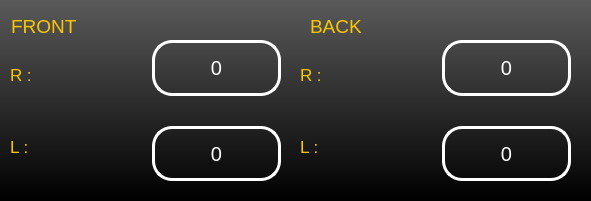
      <widget class="QWidget" name="vibration_widget_2" native="true">
       <property name="geometry">
        <rect>
         <x>1250</x>
         <y>190</y>
         <width>591</width>
         <height>201</height>
        </rect>
       </property>
       <property name="styleSheet">
        <string notr="true">border-radius:20%;
background-color:qlineargradient(spread:pad, x1:1, y1:1, x2:1, y2:0, stop:0 rgba(0, 0, 0, 255), stop:1 rgba(90, 90, 90, 255));
color:white;
</string>
       </property>
       <widget class="QWidget" name="vibration_front_widget_2" native="true">
        <property name="geometry">
         <rect>
          <x>10</x>
          <y>40</y>
          <width>271</width>
          <height>141</height>
         </rect>
        </property>
        <property name="styleSheet">
         <string notr="true">border-radius:20%;
background-color:none</string>
        </property>
        <layout class="QVBoxLayout" name="verticalLayout_20">
         <item>
          <layout class="QHBoxLayout" name="horizontalLayout_9">
           <property name="spacing">
            <number>12</number>
           </property>
           <property name="leftMargin">
            <number>0</number>
           </property>
           <property name="rightMargin">
            <number>0</number>
           </property>
           <property name="bottomMargin">
            <number>0</number>
           </property>
           <item>
            <layout class="QVBoxLayout" name="verticalLayout_21">
             <property name="spacing">
              <number>4</number>
             </property>
             <property name="rightMargin">
              <number>11</number>
             </property>
             <item>
              <widget class="QLabel" name="ACCELERATION_x_6">
               <property name="font">
                <font>
                 <pointsize>13</pointsize>
                </font>
               </property>
               <property name="styleSheet">
                <string notr="true">
background-color: qlineargradient(spread:pad, x1:0, y1:0, x2:1, y2:1, stop:0.00526316 rgba(16, 7, 13, 0), stop:0.7 rgba(0, 0, 0, 0), stop:0.926316 rgba(253, 208, 60, 0));
color: #fdc600;</string>
               </property>
               <property name="text">
                <string>R :</string>
               </property>
              </widget>
             </item>
             <item>
              <widget class="QLabel" name="ACCELERATION_y_6">
               <property name="font">
                <font>
                 <pointsize>13</pointsize>
                </font>
               </property>
               <property name="styleSheet">
                <string notr="true">
background-color: qlineargradient(spread:pad, x1:0, y1:0, x2:1, y2:1, stop:0.00526316 rgba(16, 7, 13, 0), stop:0.7 rgba(0, 0, 0, 0), stop:0.926316 rgba(253, 208, 60, 0));
color: #fdc600;</string>
               </property>
               <property name="text">
                <string>L :</string>
               </property>
              </widget>
             </item>
            </layout>
           </item>
           <item>
            <layout class="QVBoxLayout" name="verticalLayout_22">
             <property name="spacing">
              <number>30</number>
             </property>
             <item>
              <widget class="QLabel" name="x_on_veri_3">
               <property name="font">
                <font>
                 <pointsize>15</pointsize>
                </font>
               </property>
               <property name="styleSheet">
                <string notr="true">border:3px solid #fff;

border-radius:20%</string>
               </property>
               <property name="text">
                <string>0</string>
               </property>
               <property name="alignment">
                <set>Qt::AlignCenter</set>
               </property>
              </widget>
             </item>
             <item>
              <widget class="QLabel" name="y_on_veri_3">
               <property name="font">
                <font>
                 <pointsize>15</pointsize>
                </font>
               </property>
               <property name="styleSheet">
                <string notr="true">border:3px solid #fff;

border-radius:20%</string>
               </property>
               <property name="text">
                <string>0</string>
               </property>
               <property name="alignment">
                <set>Qt::AlignCenter</set>
               </property>
              </widget>
             </item>
            </layout>
           </item>
          </layout>
         </item>
        </layout>
       </widget>
       <widget class="QWidget" name="vibration_back_widget_2" native="true">
        <property name="geometry">
         <rect>
          <x>300</x>
          <y>40</y>
          <width>271</width>
          <height>141</height>
         </rect>
        </property>
        <property name="styleSheet">
         <string notr="true">border-radius:20%;
background-color:none
</string>
        </property>
        <layout class="QVBoxLayout" name="verticalLayout_23">
         <item>
          <layout class="QHBoxLayout" name="horizontalLayout_10">
           <property name="spacing">
            <number>12</number>
           </property>
           <property name="leftMargin">
            <number>0</number>
           </property>
           <property name="rightMargin">
            <number>0</number>
           </property>
           <property name="bottomMargin">
            <number>0</number>
           </property>
           <item>
            <layout class="QVBoxLayout" name="verticalLayout_24">
             <property name="spacing">
              <number>4</number>
             </property>
             <property name="rightMargin">
              <number>11</number>
             </property>
             <item>
              <widget class="QLabel" name="ACCELERATION_x_7">
               <property name="font">
                <font>
                 <pointsize>13</pointsize>
                </font>
               </property>
               <property name="styleSheet">
                <string notr="true">
background-color: qlineargradient(spread:pad, x1:0, y1:0, x2:1, y2:1, stop:0.00526316 rgba(16, 7, 13, 0), stop:0.7 rgba(0, 0, 0, 0), stop:0.926316 rgba(253, 208, 60, 0));
color: #fdc600;</string>
               </property>
               <property name="text">
                <string>R :</string>
               </property>
              </widget>
             </item>
             <item>
              <widget class="QLabel" name="ACCELERATION_y_7">
               <property name="font">
                <font>
                 <pointsize>13</pointsize>
                </font>
               </property>
               <property name="styleSheet">
                <string notr="true">
background-color: qlineargradient(spread:pad, x1:0, y1:0, x2:1, y2:1, stop:0.00526316 rgba(16, 7, 13, 0), stop:0.7 rgba(0, 0, 0, 0), stop:0.926316 rgba(253, 208, 60, 0));
color: #fdc600;</string>
               </property>
               <property name="text">
                <string>L :</string>
               </property>
              </widget>
             </item>
            </layout>
           </item>
           <item>
            <layout class="QVBoxLayout" name="verticalLayout_25">
             <property name="spacing">
              <number>30</number>
             </property>
             <item>
              <widget class="QLabel" name="x_arka_veri_3">
               <property name="font">
                <font>
                 <pointsize>15</pointsize>
                </font>
               </property>
               <property name="styleSheet">
                <string notr="true">border:3px solid #fff;

border-radius:20%</string>
               </property>
               <property name="text">
                <string>0</string>
               </property>
               <property name="alignment">
                <set>Qt::AlignCenter</set>
               </property>
              </widget>
             </item>
             <item>
              <widget class="QLabel" name="y_arka_veri_3">
               <property name="font">
                <font>
                 <pointsize>15</pointsize>
                </font>
               </property>
               <property name="styleSheet">
                <string notr="true">border:3px solid #fff;

border-radius:20%</string>
               </property>
               <property name="text">
                <string>0</string>
               </property>
               <property name="alignment">
                <set>Qt::AlignCenter</set>
               </property>
              </widget>
             </item>
            </layout>
           </item>
          </layout>
         </item>
        </layout>
       </widget>
       <widget class="QLabel" name="front_2">
        <property name="geometry">
         <rect>
          <x>11</x>
          <y>11</y>
          <width>111</width>
          <height>31</height>
         </rect>
        </property>
        <property name="font">
         <font>
          <pointsize>14</pointsize>
         </font>
        </property>
        <property name="styleSheet">
         <string notr="true">
background-color: qlineargradient(spread:pad, x1:0, y1:0, x2:1, y2:1, stop:0.00526316 rgba(16, 7, 13, 0), stop:0.7 rgba(0, 0, 0, 0), stop:0.926316 rgba(253, 208, 60, 0));
color: #fdc600;</string>
        </property>
        <property name="text">
         <string>FRONT</string>
        </property>
       </widget>
       <widget class="QLabel" name="back_2">
        <property name="geometry">
         <rect>
          <x>310</x>
          <y>11</y>
          <width>131</width>
          <height>31</height>
         </rect>
        </property>
        <property name="font">
         <font>
          <pointsize>14</pointsize>
         </font>
        </property>
        <property name="styleSheet">
         <string notr="true">
background-color: qlineargradient(spread:pad, x1:0, y1:0, x2:1, y2:1, stop:0.00526316 rgba(16, 7, 13, 0), stop:0.7 rgba(0, 0, 0, 0), stop:0.926316 rgba(253, 208, 60, 0));
color: #fdc600;</string>
        </property>
        <property name="text">
         <string>BACK</string>
        </property>
       </widget>
      </widget>
